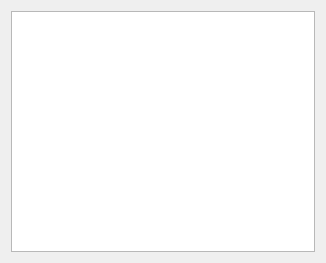
<ui version="4.0" >
 <class>NMGExempleSubscriptorWidgetBase</class>
 <widget class="QWidget" name="NMGExempleSubscriptorWidgetBase" >
  <property name="geometry" >
   <rect>
    <x>0</x>
    <y>0</y>
    <width>326</width>
    <height>263</height>
   </rect>
  </property>
  <property name="windowTitle" >
   <string>Form1</string>
  </property>
  <layout class="QGridLayout" >
   <item row="0" column="0" >
    <widget class="QListWidget" name="list" >
     <property name="sizePolicy" >
      <sizepolicy vsizetype="Expanding" hsizetype="Expanding" >
       <horstretch>0</horstretch>
       <verstretch>0</verstretch>
      </sizepolicy>
     </property>
    </widget>
   </item>
  </layout>
 </widget>
 <layoutdefault spacing="6" margin="11" />
 <pixmapfunction>qPixmapFromMimeSource</pixmapfunction>
 <resources/>
 <connections/>
</ui>
